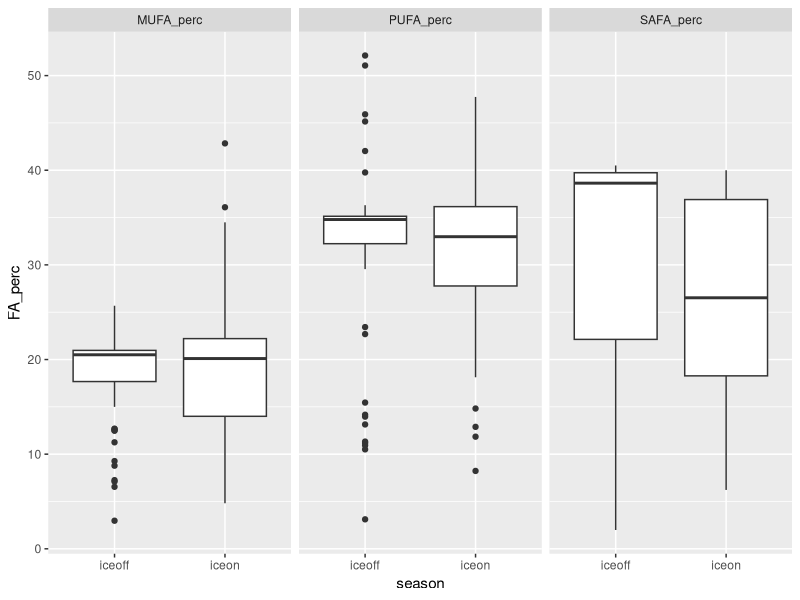
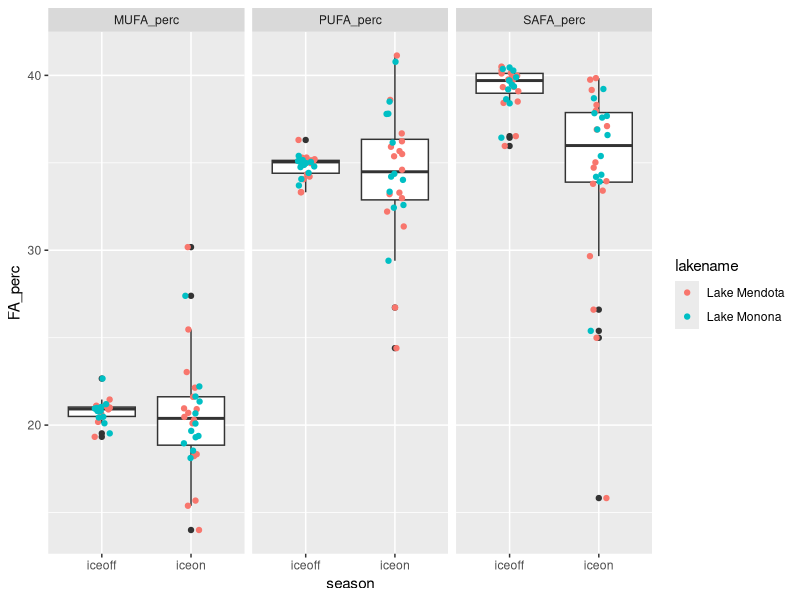
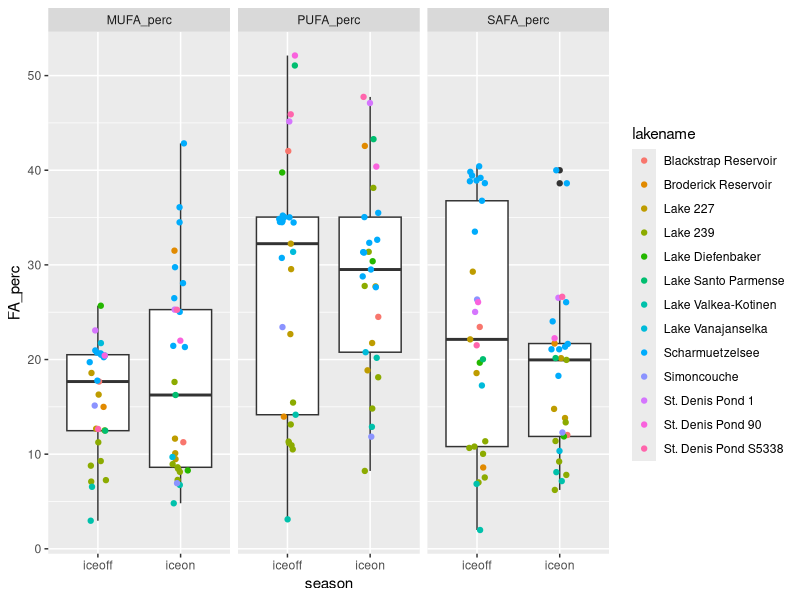
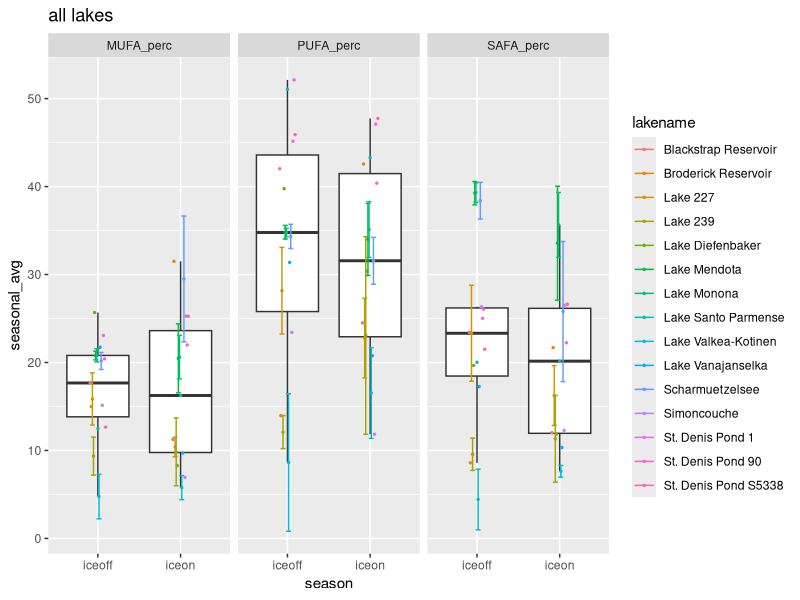
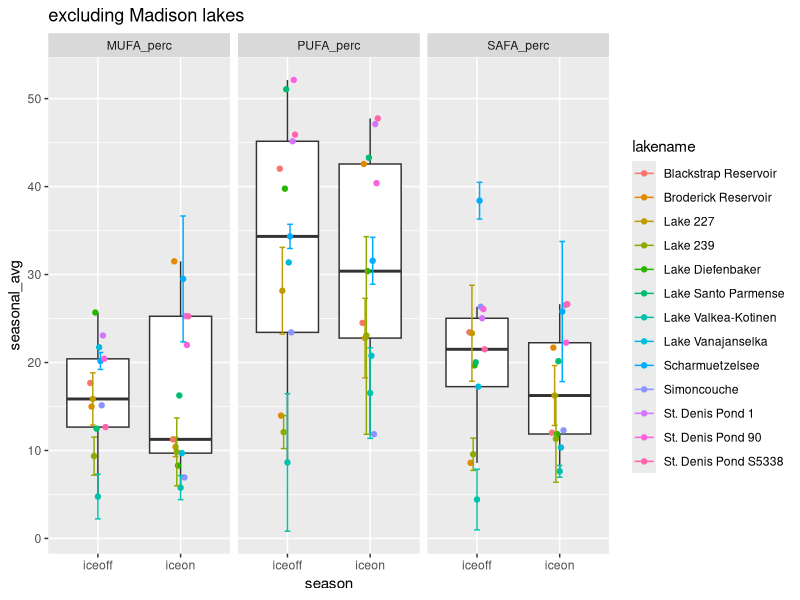
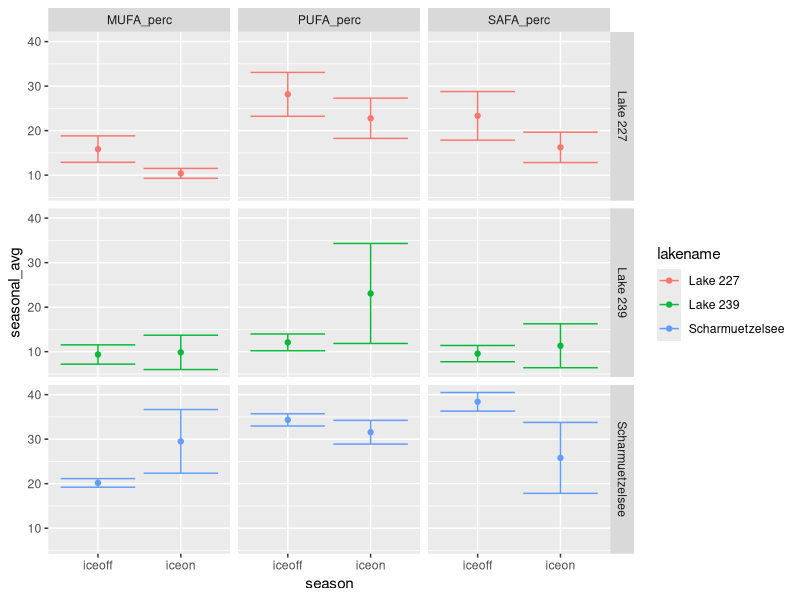
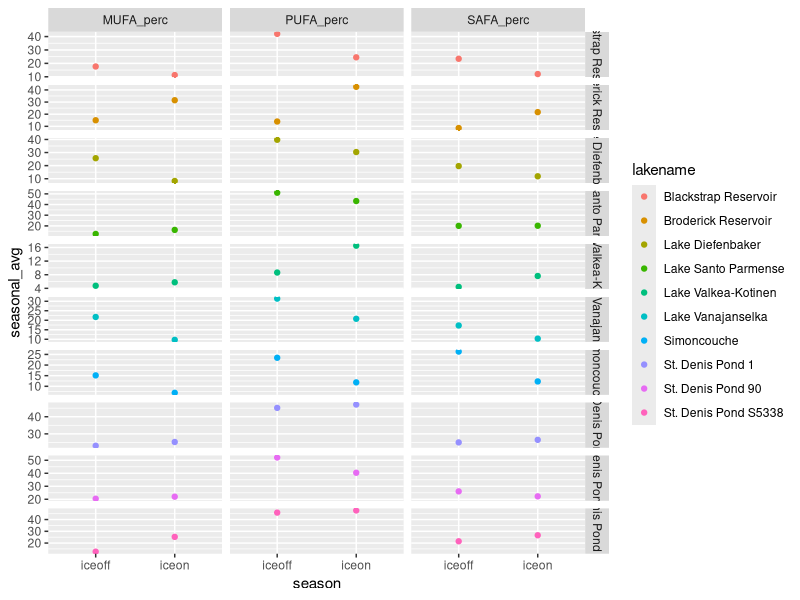
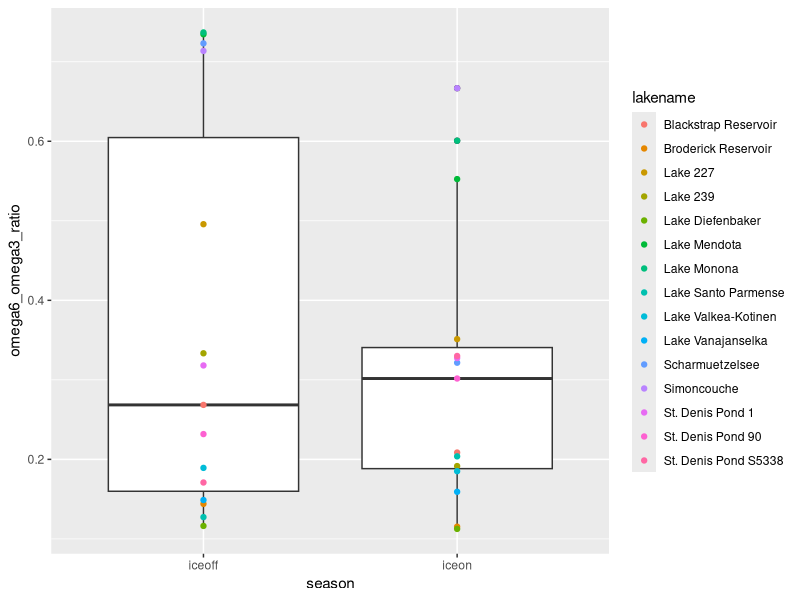

Source code (R) for these figures, in order:
# Script to look at fatty acids profile under ice vs summer stratification
# uses Hampton et al. ecology under lake ice dataset (ecology letters)
# and Galloway et al PLoS one paper fatty acid dataset

#libraries
library(dplyr)
library(reshape2)
library(tidyr)
library(ggplot2)

#===========================================================================
# ----> read in ecology under lake ice dataset and FA dataset
#===========================================================================

euli_orig <- read.csv("../Data/under_ice_data.csv", stringsAsFactors = FALSE)

fa_orig <- read.csv("../Data/PLoS_supp/S1_Dataset.csv", stringsAsFactors = FALSE)

#===========================================================================
# ----> wrangle ice phyto data
#===========================================================================

euli <- euli_orig %>% 
  #keep only columns of potential interest
  select(year, season, researcher, lakename, stationname, poolstation, lakeregloc, lakecountry,
         startday, startmonth, startyear, endday, endmonth, endyear,
         iceduration, fadata, avesecchidepth, avechla, 
         phytomethod, avephytomass, avephytocount,
         propchloro, propcrypto, propcyano, propdiatom, propdiatom, propotherphyto) %>% 
  #only interested when *not* all NA for phyto props
  filter(!(is.na(propchloro) & is.na(propcrypto) & is.na(propcyano) & 
           is.na(propdiatom) & is.na(propdiatom) & is.na(propotherphyto)))

#some lakes have multiple stations within lake
euli %>% 
  group_by(lakename) %>% 
  summarize(n = n_distinct(stationname)) %>% 
  filter(n > 1) %>% 
  as.data.frame()
#               lakename n
# 1 Blackstrap Reservoir 2
# 2     Lake Diefenbaker 3

euli %>% 
  group_by(lakename) %>% 
  summarize(n = n_distinct(poolstation)) %>% 
  as.data.frame() %>% 
  filter(n > 1)

#1:1 match lakename:poolstation
# filter(euli, lakename %in% c("Blackstrap Reservoir", "Lake Diefenbaker")) %>% select(lakename, stationname, poolstation)

#aggregate to lake/poolstation
euli_lakes_phytos <- euli %>% 
  #start by looking just at pytos, can circle back to incorporate snow/ice/secchi etc.
  select(year, season, lakename, poolstation, 
         propchloro, propcrypto, propcyano, propdiatom, propotherphyto) %>% 
  #group and aggregate
  group_by(lakename, poolstation, year, season) %>% 
  summarize(prop_chloro = mean(propchloro, na.rm = TRUE),
            prop_crypto = mean(propcrypto, na.rm = TRUE),
            prop_cyano = mean(propcyano, na.rm = TRUE),
            prop_diatom = mean(propdiatom, na.rm = TRUE),
            prop_other = mean(propotherphyto, na.rm = TRUE)) %>% 
  ungroup() %>% 
  as.data.frame()
  
summary(euli_lakes_phytos) #40 NA in crypto
str(euli_lakes_phytos) #205

#going to start by using only lakes with *NO NAs* for phytos
euli_phytos_complete <- euli_lakes_phytos %>% 
  filter(!(is.na(prop_chloro) | is.na(prop_crypto) | is.na(prop_cyano) | 
             is.na(prop_diatom) | is.na(prop_other)))
#158 obvs - only "complete" phyto profiles

#24 lakes in total
unique(euli_phytos_complete$lakename) 

#what's the temporal coverage?
#only want ones with matching iceon/iceoff
euli_phytos_complete %>% 
  group_by(lakename) %>% 
  summarize(seasons = n_distinct(season)) %>% 
  as.data.frame() %>% 
  arrange(seasons)

#identity lakes with both seasons per year
multi_seasons <- euli_phytos_complete %>% 
  group_by(lakename, year) %>% 
  summarize(seasons = n_distinct(season)) %>% 
  as.data.frame() %>% 
  arrange(seasons) %>% 
  filter(seasons > 1) %>% 
  mutate(lakeyear = paste(lakename, year, sep = "_"))

#keep only those lake/year/seasons
euli_phytos_complete_matching <- euli_phytos_complete %>% 
  mutate(lakeyear = paste(lakename, year, sep = "_")) %>% 
  filter(lakeyear %in% multi_seasons$lakeyear)

#make sure 1:1 match (i.e., iceon/iceoff in single year for lake - no missing pairs singles)
# euli_phytos_complete_matching %>% 
#   group_by(lakename, year) %>% 
#   summarize(n = n_distinct(season)) %>% 
#   filter(n != 2)
#correct

# filter(euli_phytos_complete, lakename == "Saanajarvi")
# filter(euli, lakename == "Saanajarvi")
#yep...being true to the data, we ignore Saanajarvi
#I think it's actually a goof in the euli data, 
#but moving forward without it...

#check out remaining
str(euli_phytos_complete_matching)
str(unique(euli_phytos_complete_matching$lakename)) 
#15 lakes

#temporal coverage
lake_years <- euli_phytos_complete_matching %>% 
  group_by(lakename) %>% 
  summarize(yrs = n_distinct(year)) %>% 
  arrange(yrs) %>% 
  as.data.frame()
#                lakename yrs
# 1  Blackstrap Reservoir   1
# 2   Broderick Reservoir   1
# 3      Lake Diefenbaker   1
# 4   Lake Santo Parmense   1
# 5     Lake Vanajanselka   1
# 6           Simoncouche   1
# 7      St. Denis Pond 1   1
# 8     St. Denis Pond 90   1
# 9  St. Denis Pond S5338   1
# 10  Lake Valkea-Kotinen   2
# 11             Lake 227   3
# 12             Lake 239   6
# 13      Scharmuetzelsee   9
# 14          Lake Monona  12
# 15         Lake Mendota  16

#may be interested in lakes with >= 3 years down the road
lake_years_3more <- filter(lake_years, yrs >= 3)

#make long to be equivalent to FA data
phytos_long <- euli_phytos_complete_matching %>% 
  select(-poolstation, -lakeyear) %>% 
  melt(id.vars = c("lakename", "year", "season")) %>% 
  rename(phyto_group = variable, prop = value)

#remove prop from group name
phytos_long$phyto_group <- gsub("prop_", "", phytos_long$phyto_group)

unique(phytos_long$phyto_group)
# "chloro"     "crypto"     "cyano"      "diatom"     "otherphyto"


#===========================================================================
# ----> wrangle FA data
#===========================================================================

fa <- fa_orig %>% 
  #only fresh water
  filter(Salinity == 0) %>% 
  #only proportional data
  filter(Data == "prop") %>% 
  #for now, don't care about experimental info
  select(Group, Class, Order, Genus, species,
         sumSAFA, sumMUFA, sumPUFA,
         c18.2w6, c18.3w6, c18.3w3,
         c18.4w3, c18.5w3, 
         c20.4w6, c20.5w3, c22.6w3)

unique(fa$Group)
# "Cyanobacteria" "Chlorophyta"   "Ochrophyta"    "Cryptophyta"   "Dinophyta"     "Euglenozoa"    "Rhodophyta"  

#crosswalk to match euli to FA
fa_equiv <- fa %>% 
  #crypto, chloro, cyano are direct matches
  mutate(fa_group = ifelse(Group == "Cryptophyta", "crypto", NA),
         fa_group = ifelse(Group == "Chlorophyta", "chloro", fa_group),
         fa_group = ifelse(Group == "Cyanobacteria", "cyano", fa_group),
         #diatoms are everything in these 3 classes in FA data
         fa_group = ifelse(Class %in% c("Bacillariophyceae", "Fragilariophyceae", "Coscinodiscophyceae"),
                           "diatom", fa_group),
         #other phyto = average of all else in FA data
         fa_group = ifelse(is.na(fa_group), "otherphyto", fa_group))

# fa_equiv %>% 
#   select(Group, fa_group) %>% 
#   unique()
# 
# fa_equiv %>% 
#   select(Group, Class, fa_group) %>% 
#   unique()


#===========================================================================
# ----> aggregate FA data
#===========================================================================

#aggregate to level of fa_group (average)

fa_group_avgs <- fa_equiv %>% 
  group_by(fa_group) %>% 
  summarize(grp_avg_sumSAFA = mean(sumSAFA, na.rm = TRUE),
            grp_avg_sumMUFA = mean(sumMUFA, na.rm = TRUE),
            grp_avg_sumPUFA = mean(sumPUFA, na.rm = TRUE),
            grp_avg_c18.2w6 = mean(c18.2w6, na.rm = TRUE),
            grp_avg_c18.3w6 = mean(c18.3w6, na.rm = TRUE),
            grp_avg_c18.3w3 = mean(c18.3w3, na.rm = TRUE),
            grp_avg_c18.4w3 = mean(c18.4w3, na.rm = TRUE),
            grp_avg_c18.5w3 = mean(c18.5w3, na.rm = TRUE),
            grp_avg_c20.4w6 = mean(c20.4w6, na.rm = TRUE),
            grp_avg_c20.5w3 = mean(c20.5w3, na.rm = TRUE),
            grp_avg_c22.6w3 = mean(c22.6w3, na.rm = TRUE)) %>% 
  as.data.frame()

fa_group_avgs

#===========================================================================
# ----> combine EULI and FA datasets
#===========================================================================

head(phytos_long) #lake, year, season, group, prop
head(fa_group_avgs) #group, FAs

#combine euli and FA - have group, proportion, and FA data
full_dat <- merge(phytos_long, fa_group_avgs, 
                  by.x = "phyto_group", by.y = "fa_group", 
                  all.x = TRUE)

# From LTER FA script:
# What we want is "what are the average proportions of SAFA, MUFA, PUFA 
# present in the community, irrespective of total biomass?" 
# (i.e. we know there is higher biomass in summer - the Circus Circus buffet)
# SH: pretty sure that what we want then is:(biomass_dry_weight * sumSAFA)/total dry weight
# This is already a proportion (biomass/total) so can do prop * FA

#weight data accordingly
full_dat_weighted <- full_dat %>% 
  #prop phyto (already biomass/total biomass) * prop FA
  mutate(sumSAFA_prop = grp_avg_sumSAFA * prop,
         sumMUFA_prop = grp_avg_sumMUFA * prop, 
         sumPUFA_prop = grp_avg_sumPUFA * prop,
         prop_c18.2w6 = grp_avg_c18.2w6 * prop,
         prop_c18.3w6 = grp_avg_c18.3w6 * prop,
         prop_c18.3w3 = grp_avg_c18.3w3 * prop,
         prop_c18.4w3 = grp_avg_c18.4w3 * prop,
         prop_c18.5w3 = grp_avg_c18.5w3 * prop,
         prop_c20.4w6 = grp_avg_c20.4w6 * prop,
         prop_c20.5w3 = grp_avg_c20.5w3 * prop,
         prop_c22.6w3 = grp_avg_c22.6w3 * prop) %>% 
  #keep only columns of interest
  #for now, only SAFA, MUFA, PUFA
  select(lakename, year, season, phyto_group, 
         sumSAFA_prop, sumMUFA_prop, sumPUFA_prop,
         prop_c18.2w6,prop_c18.3w6,  prop_c18.3w3,
         prop_c18.4w3, prop_c18.5w3,
         prop_c20.4w6, prop_c20.5w3, 
         prop_c22.6w3)

#sum within lake/time point (get community-level FA)
full_dat_weighted_comm <- full_dat_weighted %>% 
  group_by(lakename, year, season) %>% 
  #sum across phyto groups
  summarize(MUFA_perc = sum(sumMUFA_prop, na.rm = TRUE),
            PUFA_perc = sum(sumPUFA_prop, na.rm = TRUE),
            SAFA_perc = sum(sumSAFA_prop, na.rm = TRUE),
            perc_c18.2w6 = sum(prop_c18.2w6, na.rm = TRUE),
            perc_c18.3w6 = sum(prop_c18.3w6, na.rm = TRUE),
            perc_c18.3w3 = sum(prop_c18.3w3, na.rm = TRUE),
            perc_c18.4w3 = sum(prop_c18.4w3, na.rm = TRUE),
            perc_c18.5w3 = sum(prop_c18.5w3, na.rm = TRUE),
            perc_c20.4w6 = sum(prop_c20.4w6, na.rm = TRUE),
            perc_c20.5w3 = sum(prop_c20.5w3, na.rm = TRUE),
            perc_c22.6w3 = sum(prop_c22.6w3, na.rm = TRUE)) %>% 
  as.data.frame()

#this format matches LTER_FA_20180217 
#(detailed look at lakes ME/MO)

head(full_dat_weighted_comm)

#make a verion with one point per lake/season (aggregate across years)
#include standard deviation as measure of variance, as well as count
full_dat_weighted_comm_agg <- full_dat_weighted_comm %>% 
  group_by(lakename, season) %>% 
  #using __ so can separate later
  summarize(n_years = n_distinct(year),
            seasonal_avg__MUFA_perc = mean(MUFA_perc, na.rm = TRUE),
            sd__MUFA_perc = sd(MUFA_perc, na.rm = TRUE),
            seasonal_avg__PUFA_perc = mean(PUFA_perc, na.rm = TRUE),
            sd__PUFA_perc = sd(PUFA_perc, na.rm = TRUE),
            seasonal_avg__SAFA_perc = mean(SAFA_perc, na.rm = TRUE),
            sd__SAFA_perc = sd(SAFA_perc, na.rm = TRUE),
            
            seasonal_avg__c18.2w6 = mean(perc_c18.2w6, na.rm = TRUE),
            seasonal_avg__c18.3w6 = mean(perc_c18.3w6, na.rm = TRUE),
            seasonal_avg__c18.3w3 = mean(perc_c18.3w3, na.rm = TRUE),
            seasonal_avg__c18.4w3 = mean(perc_c18.4w3, na.rm = TRUE),
            seasonal_avg__c18.5w3 = mean(perc_c18.5w3, na.rm = TRUE),
            seasonal_avg__c20.4w6 = mean(perc_c20.4w6, na.rm = TRUE),
            seasonal_avg__c20.5w3 = mean(perc_c20.5w3, na.rm = TRUE),
            seasonal_avg__c22.6w3 = mean(perc_c22.6w3, na.rm = TRUE),
            
            sd__c18.2w6 = sd(perc_c18.2w6, na.rm = TRUE),
            sd__c18.3w6 = sd(perc_c18.3w6, na.rm = TRUE),
            sd__c18.3w3 = sd(perc_c18.3w3, na.rm = TRUE),
            sd__c18.4w3 = sd(perc_c18.4w3, na.rm = TRUE),
            sd__c18.5w3 = sd(perc_c18.5w3, na.rm = TRUE),
            sd__c20.4w6 = sd(perc_c20.4w6, na.rm = TRUE),
            sd__c20.5w3 = sd(perc_c20.5w3, na.rm = TRUE),
            sd__c22.6w3 = sd(perc_c22.6w3, na.rm = TRUE)) %>% 
  as.data.frame()

#===========================================================================
# ----> look at ALL lakes/years/seasons (MUFA/PUFA/SAFA)
#===========================================================================

#make long for plotting
dat_long_full_points <- full_dat_weighted_comm %>% 
  melt(id.vars = c("lakename", "year", "season")) %>% 
  rename(FA_type = variable, FA_perc = value)

# ----> plot for all lakes
ggplot(filter(dat_long_full_points, FA_type %in% c("MUFA_perc", "PUFA_perc", "SAFA_perc")),
              aes(season, FA_perc)) +
  geom_boxplot() +
  #geom_jitter(aes(color = lakename), width = 0.1, size = 1) +
  facet_wrap(~FA_type)

#what do anovas say for all lakes?
mufa1 <- aov(FA_perc ~ season, dat = filter(dat_long_full_points, FA_type == "MUFA_perc"))
summary(mufa1) #p=0.417

pufa1 <- aov(FA_perc ~ season, dat = filter(dat_long_full_points, FA_type == "PUFA_perc"))
summary(pufa1) #p=0.962

safa1 <- aov(FA_perc ~ season, dat = filter(dat_long_full_points, FA_type == "SAFA_perc"))
summary(safa1) #p=0.0255 *
#SAFA signif higher in summer


# ----> check just ME/MO 
ggplot(filter(dat_long_full_points, lakename %in% c("Lake Mendota", "Lake Monona") &
                FA_type %in% c("MUFA_perc", "PUFA_perc", "SAFA_perc")), 
       aes(season, FA_perc)) +
  geom_boxplot() +
  geom_jitter(aes(color = lakename), width = 0.1) +
  facet_wrap(~FA_type)
#SAFA more extreme


# ----> removing ME/MO
ggplot(filter(dat_long_full_points, !(lakename %in% c("Lake Mendota", "Lake Monona")) &
                FA_type %in% c("MUFA_perc", "PUFA_perc", "SAFA_perc")), 
       aes(season, FA_perc)) +
  geom_boxplot() +
  geom_jitter(aes(color = lakename), width = 0.1) +
  facet_wrap(~FA_type)
#pretty wide spread

#what do anovas say when remove ME/MO?
mufa2 <- aov(FA_perc ~ season, dat = filter(dat_long_full_points, FA_type == "MUFA_perc" &
                                              !(lakename %in% c("Lake Mendota", "Lake Monona"))))
summary(mufa2) #p=0.324

pufa2 <- aov(FA_perc ~ season, dat = filter(dat_long_full_points, FA_type == "PUFA_perc" &
                                              !(lakename %in% c("Lake Mendota", "Lake Monona"))))
summary(pufa2) #p=0.962

safa2 <- aov(FA_perc ~ season, dat = filter(dat_long_full_points, FA_type == "SAFA_perc" &
                                              !(lakename %in% c("Lake Mendota", "Lake Monona"))))
summary(safa2) #p=0.0859
#none signif


#===========================================================================
# ----> look at lakes aggregated to seasons across years (MUFA/PUFA/SAFA)
#===========================================================================

#make long
dat_long_seasonal_points <- full_dat_weighted_comm_agg %>% 
  #make long
  melt(id.vars = c("lakename", "season", "n_years")) %>% 
  #split variable column name
  separate(variable, into = c("agg_type", "FA_type"), sep = "__") %>% 
  #make wide so have column for avg and sd
  dcast(lakename + season + n_years + FA_type ~ agg_type, value.var = "value")
  
# ----> plot for all lakes
ggplot(filter(dat_long_seasonal_points, FA_type %in% c("MUFA_perc", "PUFA_perc", "SAFA_perc")),
              aes(season, seasonal_avg)) +
  #ignore outlier sofr boxplots only
  geom_boxplot(outlier.shape = NA) +
  geom_point(aes(group = lakename, color = lakename), position = position_dodge(width = 0.2), size = 0.5) +
  geom_errorbar(aes(x = season, ymin = seasonal_avg - sd, ymax = seasonal_avg + sd,
                    color = lakename, 
                    group = lakename),
                position = position_dodge(width = 0.2)) +
  # geom_pointrange(aes(x = season, y = seasonal_avg, 
  #                     ymin = seasonal_avg - sd, ymax = seasonal_avg + sd)) +
  facet_wrap(~FA_type) +
  ggtitle("all lakes")

#anova for all lakes, aggregate to one point per lake/season across years
mufa3 <- aov(seasonal_avg ~ season, dat = filter(dat_long_seasonal_points, FA_type == "MUFA_perc"))
summary(mufa3) #p=0.949

pufa3 <- aov(seasonal_avg ~ season, dat = filter(dat_long_seasonal_points, FA_type == "PUFA_perc"))
summary(pufa3) #p=0.709

safa3 <- aov(seasonal_avg ~ season, dat = filter(dat_long_seasonal_points, FA_type == "SAFA_perc"))
summary(safa3) #p=0.374
#none signif

# ----> ignore mendota/monona
ggplot(filter(dat_long_seasonal_points, 
              FA_type %in% c("MUFA_perc", "PUFA_perc", "SAFA_perc") &
                !(lakename %in% c("Lake Mendota", "Lake Monona"))), 
              aes(season, seasonal_avg)) +
  geom_boxplot(outlier.shape = NA) +
  geom_point(aes(color = lakename, group = lakename), position = position_dodge(width = 0.2)) +
  geom_errorbar(aes(x = season, ymin = seasonal_avg - sd, ymax = seasonal_avg + sd,
                    color = lakename, group = lakename),
                position = position_dodge(width = 0.2)) +
  facet_wrap(~FA_type) +
  ggtitle("excluding Madison lakes")

mufa4 <- aov(seasonal_avg ~ season, dat = filter(dat_long_seasonal_points, FA_type == "MUFA_perc" & 
                                              !(lakename %in% c("Lake Mendota", "Lake Monona"))))
summary(mufa4) #p=0.959

pufa4 <- aov(seasonal_avg ~ season, dat = filter(dat_long_seasonal_points, FA_type == "PUFA_perc" &
                                              !(lakename %in% c("Lake Mendota", "Lake Monona"))))
summary(pufa4) #p=0.716

safa4 <- aov(seasonal_avg ~ season, dat = filter(dat_long_seasonal_points, FA_type == "SAFA_perc" &
                                              !(lakename %in% c("Lake Mendota", "Lake Monona"))))
summary(safa4) #p=0.346
#none signif


# ----> lakes with >3 years matching
ggplot(filter(dat_long_seasonal_points, 
              FA_type %in% c("MUFA_perc", "PUFA_perc", "SAFA_perc") &
              lakename %in% lake_years_3more$lakename & 
                !(lakename %in% c("Lake Mendota", "Lake Monona"))), 
       aes(season, seasonal_avg)) +
  geom_point(aes(color = lakename, group = lakename), position = position_dodge(width = 0.2)) +
  geom_errorbar(aes(x = season, ymin = seasonal_avg - sd, ymax = seasonal_avg + sd,
                    color = lakename, group = lakename),
                position = position_dodge(width = 0.2)) +
  facet_grid(lakename~FA_type)
#not seeing really consistent trends


# ----> just the <3 years lakes
ggplot(filter(dat_long_seasonal_points, 
              FA_type %in% c("MUFA_perc", "PUFA_perc", "SAFA_perc") &
                !(lakename %in% lake_years_3more$lakename) & 
                !(lakename %in% c("Lake Mendota", "Lake Monona"))), 
       aes(season, seasonal_avg)) +
  geom_point(aes(color = lakename, group = lakename), position = position_dodge(width = 0.2)) +
  facet_grid(lakename~FA_type, scales = "free")

#not seeing consistent trends

#===========================================================================
# ----> lakes aggregated to seasons across years (C omegas)
#===========================================================================

head(full_dat_weighted_comm_agg)
summary(dat_long_seasonal_points)

#per AG: look at ratio of omega 6 to omega 3 PUFAs
#per MM: look at long chain C PUFAs:SAFA ratio
#(AG defines long chain as 20+ C, so here 20 and 22 Cs)

#unique(dat_long_seasonal_points$FA_type)
# "c18.2w6"   "c18.3w3"   "c18.3w6"   "c18.4w3"   "c18.5w3"   "c20.4w6"   "c20.5w3"   "c22.6w3" 


# tag PUFAs as short or long chain, omega 3 or omega 6
# dat_long_seasonal_C <- dat_long_seasonal_points %>% 
#   #if c20 or c22, identify as long chain - default is NA
#   #if c18, short chain
#   mutate(c_chain = ifelse(grepl("c20*", FA_type)==TRUE | grepl("c22*", FA_type)==TRUE, 
#                              "long", NA),
#          c_chain = ifelse(grepl("c18*", FA_type)==TRUE, "short", c_chain)) %>% 
#   #identify whether omega 3 or omega 6
#   mutate(omega_num = ifelse(grepl("*w3", FA_type)==TRUE, "omega_three", NA),
#          omega_num = ifelse(grepl("*w6", FA_type)==TRUE, "omega_six", omega_num))

# dat_long_seasonal_C %>% select(FA_type, c_chain) %>% unique() %>% arrange(c_chain)
# dat_long_seasonal_C %>% select(FA_type, omega_num) %>% unique() %>% arrange(omega_num)

#recall: everything in seasonal_avg is a percentage
#so can sum up percentage of C omega types within PUFA
#(should double check that sum c omegas !> sum PUFA)

# dat_long_seasonal_C <- dat_long_seasonal_C %>% 
#   group_by(lakename, season, omega_num) %>% 
#   mutate(total_omega = sum(seasonal_avg, na.rm = TRUE)) %>% 
#   ungroup() %>% 
#   group_by(lakename, season, c_chain) %>% 
#   mutate(total_chain = sum(seasonal_avg, na.rm = TRUE)) %>% 
#   ungroup() %>% 
#   as.data.frame()


#find omega and long/short chain totals
dat_seasonal_C <- full_dat_weighted_comm_agg %>% 
  #total omega 3 prop of PUFAs
  mutate(total_omega3 = seasonal_avg__c18.3w3 + 
                        seasonal_avg__c18.4w3 + 
                        seasonal_avg__c18.5w3 + 
                        seasonal_avg__c20.5w3 + 
                        seasonal_avg__c22.6w3,
         #total omega 6 prop of PUFAs
         total_omega6 = seasonal_avg__c18.2w6 + 
                        seasonal_avg__c18.3w6 + 
                        seasonal_avg__c20.4w6,
         #total short chain PUFAs (<20 C)
         total_short_chain = seasonal_avg__c18.2w6 +
                       seasonal_avg__c18.3w6 +
                       seasonal_avg__c18.3w3 +
                       seasonal_avg__c18.4w3 +
                       seasonal_avg__c18.5w3,
         #total long chain PUFAs (AG defined as >= 20 C)
         total_long_chain = seasonal_avg__c20.4w6 +
                       seasonal_avg__c20.5w3 +
                       seasonal_avg__c22.6w3)

#find omega6:omega3 for PUFAs and long chain PUFAs:SAFA
dat_seasonal_C_ratios <- dat_seasonal_C %>% 
  mutate(omega6_omega3_ratio = total_omega6/total_omega3,
         #total long chain is % of PUFAs that are long chain
         #divide by PUFAs prop to get ratio with SAFA
         #(i.e., proportion of ALL FATTY ACIDS that are long chain PUFAs compared to SAFA prop)
         longchainPUFA_SAFA = (total_long_chain * seasonal_avg__PUFA_perc) / seasonal_avg__SAFA_perc)
  
#plot to visualize - omega6:omega3
ggplot(dat_seasonal_C_ratios, aes(season, omega6_omega3_ratio)) +
  geom_boxplot() +
  geom_point(aes(color = lakename))

ggplot(dat_seasonal_C_ratios, aes(total_omega6, total_omega3)) +
  geom_point(aes(color = lakename)) +
  geom_smooth() +
  facet_wrap(~season)
  
#plot to visualize - long chain PUFA:SAFA
ggplot(dat_seasonal_C_ratios, aes(season, longchainPUFA_SAFA)) +
  geom_boxplot() +
  geom_point(aes(color = lakename))  
  
ggplot(dat_seasonal_C_ratios, 
       aes((total_long_chain/seasonal_avg__PUFA_perc), seasonal_avg__SAFA_perc)) +
  geom_point(aes(color = lakename)) +
  geom_smooth(method = "lm") +
  facet_wrap(~season)  
  
mod1 <- lm(seasonal_avg__SAFA_perc ~ longchainPUFA_SAFA,
   dat = dat_seasonal_C_ratios)  
summary(mod1)
#nope
  